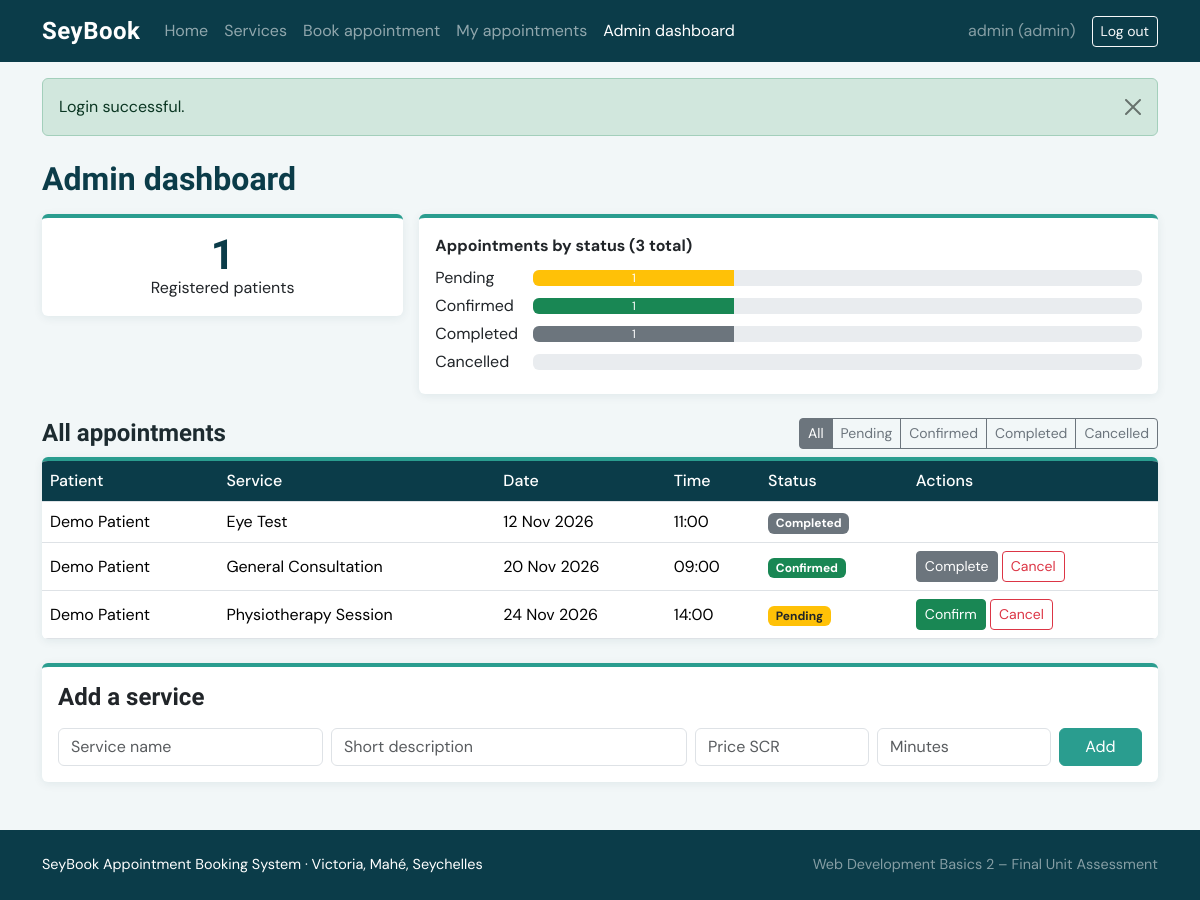
/admin.php (signed in), run on the app's committed database.
### tables this page shows
CREATE TABLE appointments (
  id INT AUTO_INCREMENT PRIMARY KEY,
  user_id INT NOT NULL,
  service_id INT NOT NULL,
  appt_date DATE NOT NULL,
  appt_time TIME NOT NULL,
  notes VARCHAR(255) DEFAULT NULL,
  status ENUM('Pending','Confirmed','Completed','Cancelled') NOT NULL DEFAULT 'Pending',
  created_at TIMESTAMP DEFAULT CURRENT_TIMESTAMP,
  FOREIGN KEY (user_id) REFERENCES users(id) ON DELETE CASCADE,
  FOREIGN KEY (service_id) REFERENCES services(id) ON DELETE CASCADE
);

CREATE TABLE users (
  id INT AUTO_INCREMENT PRIMARY KEY,
  full_name VARCHAR(100) NOT NULL,
  email VARCHAR(120) NOT NULL UNIQUE,
  username VARCHAR(50) NOT NULL UNIQUE,
  password VARCHAR(255) NOT NULL,
  role ENUM('admin','user') NOT NULL DEFAULT 'user',
  created_at TIMESTAMP DEFAULT CURRENT_TIMESTAMP
);

CREATE TABLE services (
  id INT AUTO_INCREMENT PRIMARY KEY,
  name VARCHAR(100) NOT NULL,
  description VARCHAR(255) NOT NULL,
  price DECIMAL(8,2) NOT NULL,
  duration_min INT NOT NULL
);

### admin.php (the view, shortened to what this page needs)
<?php
require_once 'config/db.php';
require_once 'includes/auth.php';
$total = (int)$conn->query('SELECT COUNT(*) AS c FROM appointments')->fetch_assoc()['c'];
$byStatus = ['Pending' => 0, 'Confirmed' => 0, 'Completed' => 0, 'Cancelled' => 0];
foreach ($conn->query('SELECT status, COUNT(*) AS c FROM appointments GROUP BY status') as $r) $byStatus[$r['status']] = (int)$r['c'];
$userCount = (int)$conn->query("SELECT COUNT(*) AS c FROM users WHERE role = 'user'")->fetch_assoc()['c'];
$barColor = ['Pending' => 'warning', 'Confirmed' => 'success', 'Completed' => 'secondary', 'Cancelled' => 'danger'];
$filter = $_GET['status'] ?? '';
$sql = 'SELECT a.id, a.appt_date, a.appt_time, a.status, u.full_name, s.name FROM appointments a JOIN users u ON a.user_id = u.id JOIN services s ON a.service_id = s.id';
if (isset($byStatus[$filter])) {
    $stmt = $conn->prepare($sql . ' WHERE a.status = ? ORDER BY a.appt_date, a.appt_time');
    $stmt->bind_param('s', $filter);
} else {
    $filter = '';
    $stmt = $conn->prepare($sql . ' ORDER BY a.appt_date, a.appt_time');
}
$stmt->execute();
$rows = $stmt->get_result();
include 'includes/header.php';
?>
<div class="container mt-4">
  <h2 class="page-title mb-3">Admin dashboard</h2>
  <div class="row g-3 mb-4">
    <div class="col-md-4"><div class="card sb-card p-3 text-center"><div class="stat-number"><?= $userCount ?></div>Registered patients</div></div>
    <div class="col-md-8"><div class="card sb-card p-3">
      <strong class="mb-2">Appointments by status (<?= $total ?> total)</strong>
      <?php foreach ($byStatus as $st => $n): $p = $total ? round($n / $total * 100) : 0; ?>
        <div class="d-flex align-items-center gap-2 mb-1">
          <span style="width:90px"><?= e($st) ?></span>
          <div class="progress flex-grow-1" role="progressbar" aria-label="<?= e($st) ?>" aria-valuenow="<?= $p ?>" aria-valuemin="0" aria-valuemax="100"><div class="progress-bar bg-<?= $barColor[$st] ?>" style="width: <?= $p ?>%"><?= $n ?></div></div>
        </div>
      <?php endforeach; ?>
    </div></div>
  </div>
  <div class="d-flex flex-wrap justify-content-between align-items-center mb-2 gap-2">
    <h4 class="mb-0">All appointments</h4>
    <div class="btn-group btn-group-sm">
      <a class="btn btn-outline-secondary <?= $filter === '' ? 'active' : '' ?>" href="admin.php">All</a>
      <?php foreach (array_keys($byStatus) as $st): ?><a class="btn btn-outline-secondary <?= $filter === $st ? 'active' : '' ?>" href="admin.php?status=<?= e($st) ?>"><?= e($st) ?></a><?php endforeach; ?>
    </div>
  </div>
  <div class="table-responsive card sb-card mb-4">
    <table class="table table-hover align-middle mb-0">
      <thead><tr><th>Patient</th><th>Service</th><th>Date</th><th>Time</th><th>Status</th><th>Actions</th></tr></thead>
      <tbody>
      <?php while ($r = $rows->fetch_assoc()): ?>
        <tr>
          <td><?= e($r['full_name']) ?></td><td><?= e($r['name']) ?></td>
          <td><?= e(date('d M Y', strtotime($r['appt_date']))) ?></td><td><?= e(substr($r['appt_time'], 0, 5)) ?></td>
          <td><?= status_badge($r['status']) ?></td>
          <td class="text-nowrap">
            <?php if ($r['status'] === 'Pending'): ?><a class="btn btn-success btn-sm" href="admin.php?action=confirm&id=<?= (int)$r['id'] ?>">Confirm</a><?php endif; ?>
            <?php if ($r['status'] === 'Confirmed'): ?><a class="btn btn-secondary btn-sm" href="admin.php?action=complete&id=<?= (int)$r['id'] ?>">Complete</a><?php endif; ?>
            <?php if (in_array($r['status'], ['Pending', 'Confirmed'])): ?><a class="btn btn-outline-danger btn-sm" href="admin.php?action=cancel&id=<?= (int)$r['id'] ?>">Cancel</a><?php endif; ?>
          </td>
        </tr>
      <?php endwhile; ?>
      </tbody>
    </table>
  </div>
  <div class="card sb-card"><div class="card-body">
    <h4 class="mb-3">Add a service</h4>
    <form method="post" action="admin.php" class="row g-2">
      <div class="col-md-3"><input class="form-control" name="name" placeholder="Service name" aria-label="Service name"></div>
      <div class="col-md-4"><input class="form-control" name="description" placeholder="Short description" aria-label="Description"></div>
      <div class="col-6 col-md-2"><input class="form-control" type="number" step="0.01" name="price" placeholder="Price SCR" aria-label="Price"></div>
      <div class="col-6 col-md-2"><input class="form-control" type="number" name="duration_min" placeholder="Minutes" aria-label="Duration in minutes"></div>
      <div class="col-md-1"><button class="btn btn-sb w-100" type="submit">Add</button></div>
    </form>
  </div></div>
</div>
<?php include 'includes/footer.php'; ?>

### includes/auth.php (shortened to what this page needs)
<?php
function e($value) {
    return htmlspecialchars((string)$value, ENT_QUOTES, 'UTF-8');
}
function status_badge($status) {
    $map = ['Pending' => 'warning text-dark', 'Confirmed' => 'success', 'Completed' => 'secondary', 'Cancelled' => 'danger'];
    return '<span class="badge bg-' . ($map[$status] ?? 'light text-dark') . '">' . e($status) . '</span>';
}

### assets/css/style.css (style rules this page uses)
:root { --lagoon: #0B3C49; --aqua: #2A9D8F; --granite: #5B6770; --sun: #F2B134; --mist: #F2F7F8; }
body { font-family: 'DM Sans', system-ui, sans-serif; background: var(--mist); color: #1d2b30; }
h1, h2, h3, h4, .sb-brand { font-family: 'Bricolage Grotesque', 'DM Sans', sans-serif; font-weight: 700; }
.sb-card { border: 0; border-top: 4px solid var(--aqua); box-shadow: 0 2px 10px rgba(11, 60, 73, .08); }
.btn-sb { background: var(--aqua); border-color: var(--aqua); color: #fff; }
.stat-number { font-family: 'Bricolage Grotesque', sans-serif; font-size: 2.6rem; font-weight: 700; color: var(--lagoon); line-height: 1; }
.page-title { color: var(--lagoon); }
.table thead th { background: var(--lagoon); color: #fff; font-weight: 500; }

### data on the page
appointments: user.full_name "Demo Patient", service.name "Eye Test", appt_date "12 Nov 2026", appt_time "11:00", status "Completed"
appointments: user.full_name "Demo Patient", service.name "General Consultation", appt_date "20 Nov 2026", appt_time "09:00", status "Confirmed"
appointments: user.full_name "Demo Patient", service.name "Physiotherapy Session", appt_date "24 Nov 2026", appt_time "14:00", status "Pending"

### other printed values
$_SESSION['username'] "admin"
$_SESSION['role'] "admin"
$f['msg'] "Login successful."
$userCount "1"
$total "3"
$st "Pending"
$n "1"
$st "Confirmed"
$st "Completed"
$st "Cancelled"
